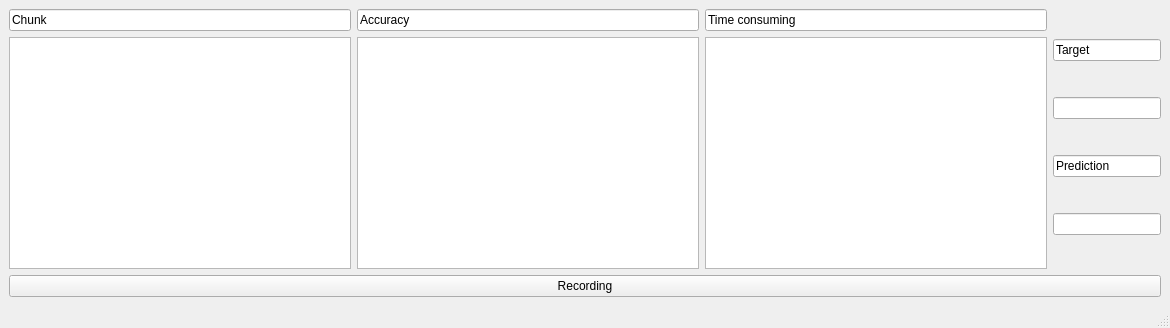
<?xml version="1.0" encoding="UTF-8"?>
<ui version="4.0">
 <class>MainWindow</class>
 <widget class="QMainWindow" name="MainWindow">
  <property name="geometry">
   <rect>
    <x>0</x>
    <y>0</y>
    <width>1170</width>
    <height>328</height>
   </rect>
  </property>
  <property name="windowTitle">
   <string>MainWindow</string>
  </property>
  <widget class="QWidget" name="centralwidget">
   <layout class="QGridLayout" name="gridLayout" columnstretch="1,1,1,0">
    <item row="0" column="0">
     <widget class="QLineEdit" name="lineEdit_5">
      <property name="text">
       <string>Chunk</string>
      </property>
     </widget>
    </item>
    <item row="0" column="1">
     <widget class="QLineEdit" name="lineEdit_6">
      <property name="text">
       <string>Accuracy</string>
      </property>
     </widget>
    </item>
    <item row="0" column="2">
     <widget class="QLineEdit" name="lineEdit_7">
      <property name="text">
       <string>Time consuming</string>
      </property>
     </widget>
    </item>
    <item row="0" column="3" rowspan="2">
     <layout class="QVBoxLayout" name="verticalLayout">
      <item>
       <widget class="QLineEdit" name="lineEdit">
        <property name="text">
         <string>Target</string>
        </property>
       </widget>
      </item>
      <item>
       <widget class="QLineEdit" name="targetTextLine"/>
      </item>
      <item>
       <widget class="QLineEdit" name="lineEdit_3">
        <property name="text">
         <string>Prediction</string>
        </property>
       </widget>
      </item>
      <item>
       <widget class="QLineEdit" name="predictionTextLine"/>
      </item>
     </layout>
    </item>
    <item row="1" column="0">
     <widget class="QGraphicsView" name="rawAudioView"/>
    </item>
    <item row="1" column="1">
     <widget class="QGraphicsView" name="accuracyView"/>
    </item>
    <item row="1" column="2">
     <widget class="QGraphicsView" name="timeConsumingAudi"/>
    </item>
    <item row="2" column="0" colspan="4">
     <widget class="QPushButton" name="startButton">
      <property name="text">
       <string>Recording</string>
      </property>
     </widget>
    </item>
   </layout>
  </widget>
  <widget class="QMenuBar" name="menubar">
   <property name="geometry">
    <rect>
     <x>0</x>
     <y>0</y>
     <width>1170</width>
     <height>22</height>
    </rect>
   </property>
  </widget>
  <widget class="QStatusBar" name="statusbar"/>
 </widget>
 <resources/>
 <connections/>
</ui>
